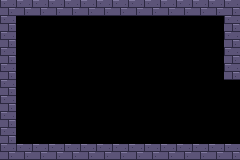

The image is a tile-based game level rendered from a .tmx file. Its description and complete source (layers, tilesets, objects, tile grids) follow:
An orthogonal 15x10 tile map with 16x16 px tiles, 1 tile layer (suelo) and 2 objects (start, statue).

<map version="1.10" orientation="orthogonal" renderorder="right-down" width="15" height="10" tilewidth="16" tileheight="16" infinite="0" nextlayerid="3" nextobjectid="3">
 <properties>
  <property name="mx" type="int" value="0" />
  <property name="my" type="int" value="1" />
 </properties>
 <tileset firstgid="1" source="tiles.tsx" />
 <layer id="1" name="suelo" width="15" height="10">
  <data encoding="csv">
1,1,1,1,1,1,1,1,1,1,1,1,1,1,1,
1,0,0,0,0,0,0,0,0,0,0,0,0,0,1,
1,0,0,0,0,0,0,0,0,0,0,0,0,0,1,
1,0,0,0,0,0,0,0,0,0,0,0,0,0,1,
1,0,0,0,0,0,0,0,0,0,0,0,0,0,1,
1,0,0,0,0,0,0,0,0,0,0,0,0,0,0,
1,0,0,0,0,0,0,0,0,0,0,0,0,0,0,
1,0,0,0,0,0,0,0,0,0,0,0,0,0,0,
1,0,0,0,0,0,0,0,0,0,0,0,0,0,0,
1,1,1,1,1,1,1,1,1,1,1,1,1,1,1
</data>
 </layer>
 <objectgroup id="2" name="cosas">
  <object id="1" name="start" type="start" x="56" y="144" />
  <object id="2" name="statue" type="statue" x="136" y="144" />
 </objectgroup>
</map>
